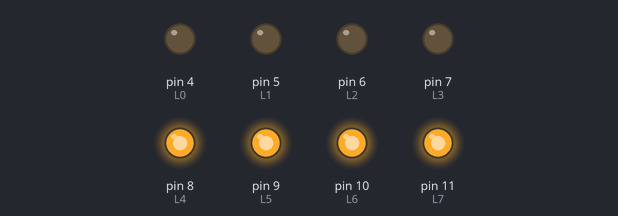
Simulated run of this sketch. Board: Arduino Uno, built with avr-gcc and run on an emulated ATmega328P. On the bench: output pins drawn as LEDs (lit = HIGH).

Above: at 0.12 s.
At 0.87 s:
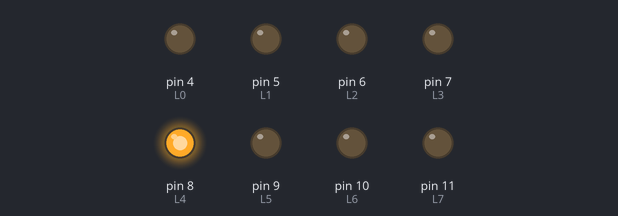
At 1.37 s:
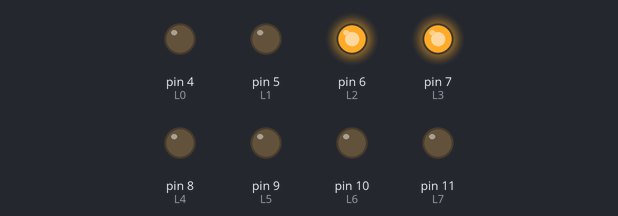
At 1.87 s:
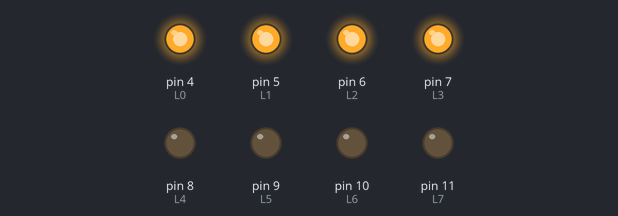
At 3.12 s:
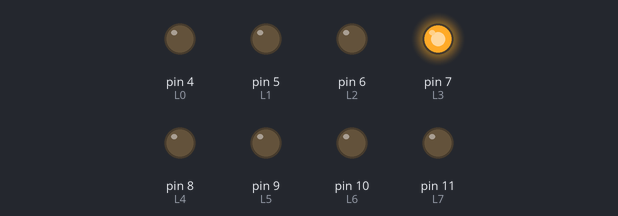
At 4.38 s:
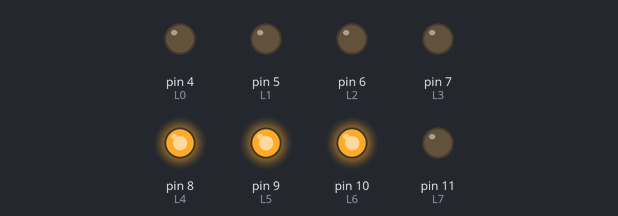
Timing chart, 0 to 4.7 s (numbered marks = the images above):
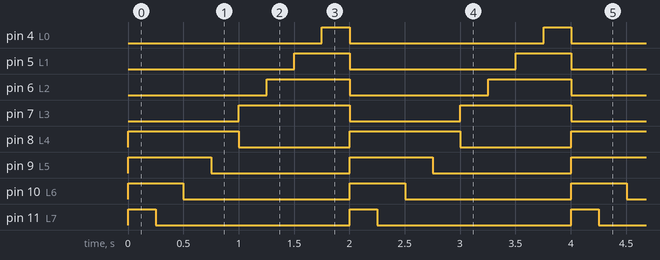

Measured:
- by itself, pin 4 (L0), pin 11 (L7): alternates HIGH for 0.25 s and LOW for 1.8 s
- by itself, pin 5 (L1), pin 10 (L6): alternates HIGH for 0.50 s and LOW for 1.5 s
- by itself, pin 6 (L2), pin 9 (L5): alternates HIGH for 0.75 s and LOW for 1.3 s
- by itself, pin 7 (L3), pin 8 (L4): alternates HIGH for 1.0 s and LOW for 1.0 s

The sketch:

main.ino
```cpp
#include"library.h"

bool flag = true; //控制亮哪幾個LED，true為Step 0~3，false為Step 4~7。

void setup()
{
  initial();
}

void loop()
{
  if(flag)
  {
    int num = (int)pow(2,4); //一次至多亮4個LED，所以2 ^ 4 = 16再減1為15共4個位元，其中pow結果為float型態所以要轉成int，由於只是要透過log判斷判斷位元數決定亮幾個LED所以就不減1了。
    while(num > 1) //至少會亮1個LED，所以如果num已經是(2 ^ 0)就不必再執行。
    {
      run(num,flag); //執行後
      num >>= 1; //右移
    }
    flag = false; //flag要更改
  }
  else
  {
    int num = (int)pow(2,1); //Step 4~7是亮的LED數遞增，跟前面相反，只是要從1次方開始是因為要取次方數，至少會亮1個LED，所以從(2 ^ 1)開始。
    int exponent = log(num) / log(2); //透過次方數判斷是否達到4位元了
    while(exponent <= 4) //最多4個LED所以只要次方 ≤ 4就可以
    {
      run(num,flag);
      num <<= 1; //因為是亮的LED數遞增所以用左移1位元
      exponent = log(num) / log(2); //更新次方數
    }
    flag = true;
  }
}
```

library.cpp
```cpp
#include"library.h"
#include<Arduino.h>
void initial()
{
  for(int i = L0 ; i <= L7 ; i++)
  {
    pinMode(i,OUTPUT);
    digitalWrite(i,LOW);
  }
}
void reset()
{
  for(int i = L0 ; i <= L7 ; i++)
  {
    digitalWrite(i,LOW);
  }
}
void run(int A,bool flag)
{
  int bits = log(A) / log(2); //位元數，因為log()是natural log，所以要以2為底的就用log公式代替。
  switch(bits) //依照不同的位元數決定要從L0開始亮幾個LED
  {
    case 1:
      if(flag) //根據flag決定哪幾個LED要亮
      {
        digitalWrite(L4,HIGH);
      }
      else
      {
        digitalWrite(L3,HIGH);
      }
      break;
    case 2:
      if(flag)
      {
        digitalWrite(L4,HIGH);
        digitalWrite(L5,HIGH);
      }
      else
      {
        digitalWrite(L3,HIGH);
        digitalWrite(L2,HIGH);
      }
      break;
    case 3:
      if(flag)
      {
        digitalWrite(L4,HIGH);
        digitalWrite(L5,HIGH);
        digitalWrite(L6,HIGH);
      }
      else
      {
        digitalWrite(L1,HIGH);
        digitalWrite(L2,HIGH);
        digitalWrite(L3,HIGH);
      }
      break;
    case 4:
      if(flag)
      {
        digitalWrite(L4,HIGH);
        digitalWrite(L5,HIGH);
        digitalWrite(L6,HIGH);
        digitalWrite(L7,HIGH);
      }
      else
      {
        digitalWrite(L0,HIGH);
        digitalWrite(L1,HIGH);
        digitalWrite(L2,HIGH);
        digitalWrite(L3,HIGH);
      }
      break;
    default:
      break;
  }
  delay(delay_time);
  reset();
}
```

library.h
```cpp
#ifndef _LIBRARY_H
#define _LIBRARY_H


#define L0 4
#define L1 5
#define L2 6
#define L3 7
#define L4 8
#define L5 9
#define L6 10
#define L7 11
#define delay_time 250

void initial(); //初始化

void reset(); //重置所有LED為低電位

void run(int,bool); //執行LED

#endif
```
